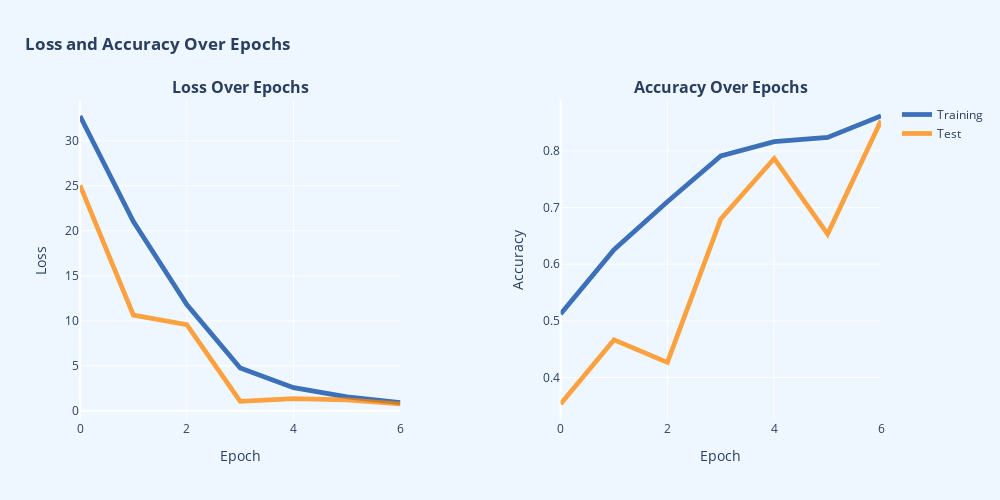

The notebook cell saved with this chart:
### Code cell
# Creating subplot
fig = make_subplots(rows=1,
                    cols=2,
                    subplot_titles=['<b>Loss Over Epochs</b>', '<b>Accuracy Over Epochs</b>'],
                    horizontal_spacing=0.2)

# Loss over epochs
train_loss = go.Scatter(x=list(range(len(history.history['loss']))),
                        y=history.history['loss'],
                        mode='lines',
                        line=dict(color='rgba(0, 67, 162, .75)', width=4.75),
                        name='Training',
                        showlegend = False)

val_loss = go.Scatter(x=list(range(len(history.history['val_loss']))),
                      y=history.history['val_loss'],
                      mode='lines',
                      line=dict(color='rgba(255, 132, 0, .75)', width=4.75),
                      name='Test',
                      showlegend = False)


fig.add_trace(train_loss, row=1, col=1)
fig.add_trace(val_loss, row=1, col=1)

# Accuray over epochs
train_acc = go.Scatter(x=list(range(len(history.history['accuracy']))),
                       y=history.history['accuracy'],
                       mode='lines',
                       line=dict(color='rgba(0, 67, 162, .75)', width=4.75),
                       name='Training',
                       showlegend = True)

val_acc = go.Scatter(x=list(range(len(history.history['val_accuracy']))),
                     y=history.history['val_accuracy'],
                     mode='lines',
                     line=dict(color='rgba(255, 132, 0, .75)', width=4.75),
                     name='Test',
                     showlegend = True)


fig.add_trace(train_acc, row=1, col=2)
fig.add_trace(val_acc, row=1, col=2)

# Updating layout
fig.update_layout(
    title={'text': '<b>Loss and Accuracy Over Epochs</b>', 'x': 0.025, 'xanchor': 'left'},
    margin=dict(t=100),
    plot_bgcolor=bg_color,paper_bgcolor=paper_color,
    height=500, width=1000,
    showlegend= True
)

fig.update_yaxes(title_text = 'Loss', row = 1, col = 1)
fig.update_yaxes(title_text = 'Accuracy', row = 1, col = 2)

fig.update_xaxes(title_text = 'Epoch', row = 1, col = 1)
fig.update_xaxes(title_text = 'Epoch', row = 1, col = 2)

# Showing figure
fig.show()

### Figure 1 — Plotly figure (JSON) as saved in the notebook; plotly's stock layout.template omitted (floating-point values rounded to 4 significant figures)
{"data": [{"line": {"color": "rgba(0, 67, 162, .75)", "width": 4.75}, "mode": "lines", "name": "Training", "showlegend": false, "type": "scatter", "x": [0, 1, 2, 3, 4, 5, 6], "xaxis": "x", "y": [32.76, 21.03, 11.8, 4.76, 2.562, 1.541, 0.8926], "yaxis": "y"}, {"line": {"color": "rgba(255, 132, 0, .75)", "width": 4.75}, "mode": "lines", "name": "Test", "showlegend": false, "type": "scatter", "x": [0, 1, 2, 3, 4, 5, 6], "xaxis": "x", "y": [25.06, 10.64, 9.578, 1.036, 1.338, 1.199, 0.7498], "yaxis": "y"}, {"line": {"color": "rgba(0, 67, 162, .75)", "width": 4.75}, "mode": "lines", "name": "Training", "showlegend": true, "type": "scatter", "x": [0, 1, 2, 3, 4, 5, 6], "xaxis": "x2", "y": [0.5121, 0.6256, 0.7103, 0.7912, 0.8162, 0.8238, 0.8616], "yaxis": "y2"}, {"line": {"color": "rgba(255, 132, 0, .75)", "width": 4.75}, "mode": "lines", "name": "Test", "showlegend": true, "type": "scatter", "x": [0, 1, 2, 3, 4, 5, 6], "xaxis": "x2", "y": [0.3533, 0.4667, 0.4267, 0.68, 0.7867, 0.6533, 0.8533], "yaxis": "y2"}], "layout": {"annotations": [{"font": {"size": 16}, "showarrow": false, "text": "<b>Loss Over Epochs</b>", "x": 0.2, "xanchor": "center", "xref": "paper", "y": 1, "yanchor": "bottom", "yref": "paper"}, {"font": {"size": 16}, "showarrow": false, "text": "<b>Accuracy Over Epochs</b>", "x": 0.8, "xanchor": "center", "xref": "paper", "y": 1, "yanchor": "bottom", "yref": "paper"}], "height": 500, "margin": {"t": 100}, "paper_bgcolor": "#EEF6FF", "plot_bgcolor": "#EEF6FF", "showlegend": true, "title": {"text": "<b>Loss and Accuracy Over Epochs</b>", "x": 0.025, "xanchor": "left"}, "width": 1000, "xaxis": {"anchor": "y", "domain": [0, 0.4], "title": {"text": "Epoch"}}, "xaxis2": {"anchor": "y2", "domain": [0.6, 1], "title": {"text": "Epoch"}}, "yaxis": {"anchor": "x", "domain": [0, 1], "title": {"text": "Loss"}}, "yaxis2": {"anchor": "x2", "domain": [0, 1], "title": {"text": "Accuracy"}}}}
